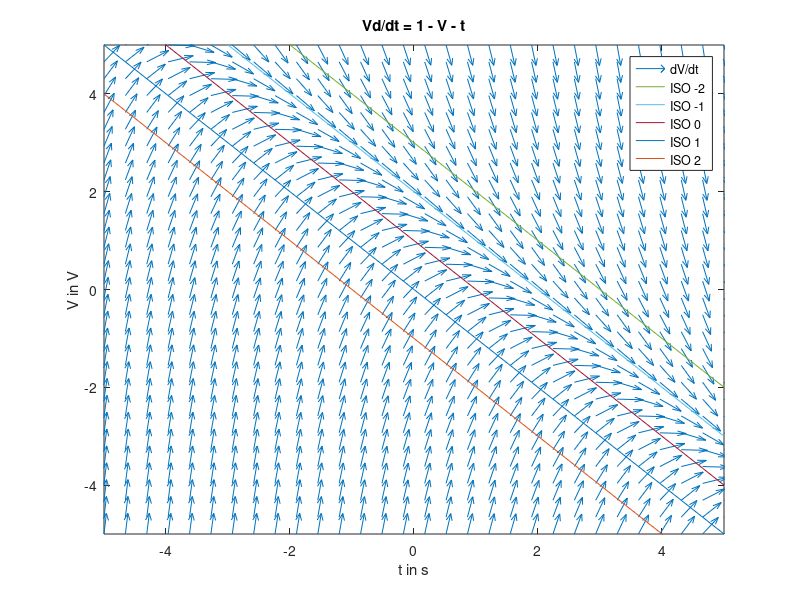
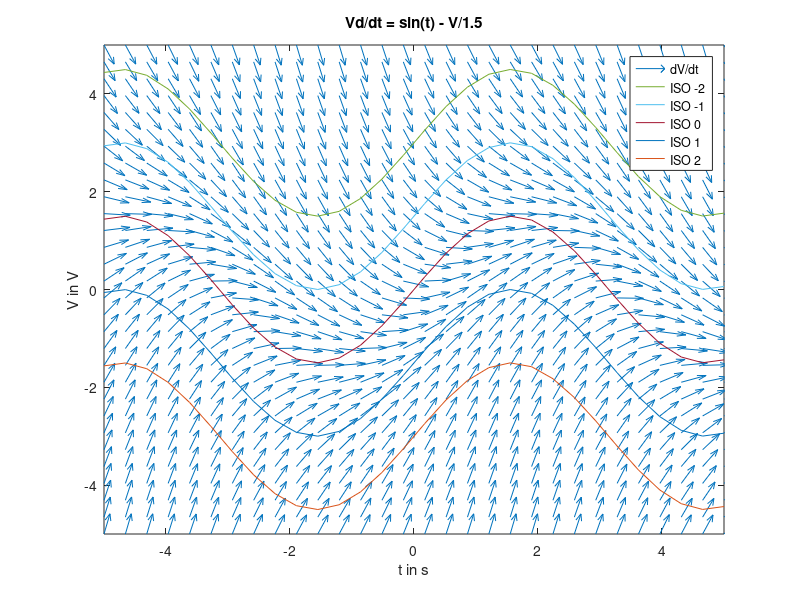

Here is the MATLAB script that generated these plots, in order:
close all;

%% 1.1
f = figure;
v = linspace(-5,5,30);
t = linspace(-5,5,30);
[t_gird, v_grid] = meshgrid(t,v);
fkt1 = @(V,t) 1 - V - t;
lng = sqrt(fkt1(v_grid,t_gird).^2 + 1);
dt = 1./lng;
dv = fkt1(v_grid,t_gird) ./ lng;

quiver(t, v, dt, dv);
iso1 = 3 - t;       % isokline -2
iso2 = 2 - t;       % isokline -1
iso3 = 1 - t;       % isokline 0
iso4 = -t;          % isokline 1
iso5 = -1 - t;      % isokline 2

hold all;
plot(t,iso1);
plot(t,iso2);
plot(t,iso3);
plot(t,iso4);
plot(t,iso5);
title('Vd/dt = 1 - V - t');
legend('dV/dt','ISO -2','ISO -1','ISO 0','ISO 1','ISO 2')
xlabel('t in s');
ylabel('V in V');
ylim([-5,5]);
xlim([-5,5]);
print(f,'-dpng','../tex/img/fkt1.png') 

%% 1.2
f = figure;
v = linspace(-5,5,30);
t = linspace(-5,5,30);
[t_gird, v_grid] = meshgrid(t,v);
fkt2 = @(V,t) sin(t) - V/1.5;
lng = sqrt(fkt2(v_grid,t_gird).^2 + 1);
dt = 1./lng;
dv = fkt2(v_grid,t_gird) ./ lng;

quiver(t, v, dt, dv);
iso1 = 1.5*(sin(t)+2);       % isokline -2
iso2 = 1.5*(sin(t)+1);       % isokline -1
iso3 = 1.5*(sin(t));       % isokline 0
iso4 = 1.5*(sin(t)-1);          % isokline 1
iso5 = 1.5*(sin(t)-2);      % isokline 2

hold all;
plot(t,iso1);
plot(t,iso2);
plot(t,iso3);
plot(t,iso4);
plot(t,iso5);
legend('dV/dt','ISO -2','ISO -1','ISO 0','ISO 1','ISO 2')
xlabel('t in s');
ylabel('V in V');
title('Vd/dt = sin(t) - V/1.5');
ylim([-5,5]);
xlim([-5,5]);

print(f,'-dpng','../tex/img/fkt2.png')